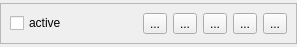
<?xml version="1.0" encoding="UTF-8"?>
<ui version="4.0">
 <class>Item</class>
 <widget class="QWidget" name="Item">
  <property name="geometry">
   <rect>
    <x>0</x>
    <y>0</y>
    <width>297</width>
    <height>47</height>
   </rect>
  </property>
  <property name="windowTitle">
   <string>Form</string>
  </property>
  <layout class="QVBoxLayout" name="verticalLayout">
   <property name="leftMargin">
    <number>0</number>
   </property>
   <property name="topMargin">
    <number>0</number>
   </property>
   <property name="rightMargin">
    <number>0</number>
   </property>
   <property name="bottomMargin">
    <number>0</number>
   </property>
   <item>
    <widget class="QFrame" name="frame">
     <property name="sizePolicy">
      <sizepolicy hsizetype="Preferred" vsizetype="Fixed">
       <horstretch>0</horstretch>
       <verstretch>0</verstretch>
      </sizepolicy>
     </property>
     <property name="frameShape">
      <enum>QFrame::StyledPanel</enum>
     </property>
     <property name="frameShadow">
      <enum>QFrame::Raised</enum>
     </property>
     <layout class="QHBoxLayout" name="horizontalLayout_2">
      <item>
       <widget class="QCheckBox" name="cb_active">
        <property name="text">
         <string>active</string>
        </property>
       </widget>
      </item>
      <item>
       <widget class="QLabel" name="lbl_picture">
        <property name="text">
         <string/>
        </property>
       </widget>
      </item>
      <item>
       <widget class="QToolButton" name="btn_load">
        <property name="text">
         <string>...</string>
        </property>
       </widget>
      </item>
      <item>
       <widget class="QToolButton" name="btn_save">
        <property name="text">
         <string>...</string>
        </property>
       </widget>
      </item>
      <item>
       <widget class="QToolButton" name="btn_close">
        <property name="text">
         <string>...</string>
        </property>
       </widget>
      </item>
      <item>
       <widget class="QToolButton" name="btn_click">
        <property name="text">
         <string>...</string>
        </property>
       </widget>
      </item>
      <item>
       <widget class="QToolButton" name="btn_info">
        <property name="text">
         <string>...</string>
        </property>
       </widget>
      </item>
     </layout>
    </widget>
   </item>
  </layout>
 </widget>
 <tabstops>
  <tabstop>cb_active</tabstop>
  <tabstop>btn_load</tabstop>
  <tabstop>btn_save</tabstop>
  <tabstop>btn_close</tabstop>
  <tabstop>btn_click</tabstop>
 </tabstops>
 <resources/>
 <connections/>
</ui>
